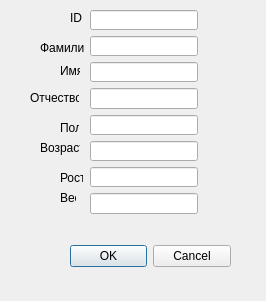
<?xml version="1.0" encoding="UTF-8"?>
<ui version="4.0">
 <class>Dialog</class>
 <widget class="QDialog" name="Dialog">
  <property name="geometry">
   <rect>
    <x>0</x>
    <y>0</y>
    <width>266</width>
    <height>301</height>
   </rect>
  </property>
  <property name="windowTitle">
   <string>Dialog</string>
  </property>
  <widget class="QDialogButtonBox" name="buttonBox">
   <property name="geometry">
    <rect>
     <x>70</x>
     <y>240</y>
     <width>161</width>
     <height>32</height>
    </rect>
   </property>
   <property name="orientation">
    <enum>Qt::Horizontal</enum>
   </property>
   <property name="standardButtons">
    <set>QDialogButtonBox::Cancel|QDialogButtonBox::Ok</set>
   </property>
  </widget>
  <widget class="QLabel" name="label">
   <property name="geometry">
    <rect>
     <x>70</x>
     <y>10</y>
     <width>16</width>
     <height>16</height>
    </rect>
   </property>
   <property name="text">
    <string>ID</string>
   </property>
  </widget>
  <widget class="QLabel" name="label_2">
   <property name="geometry">
    <rect>
     <x>40</x>
     <y>40</y>
     <width>44</width>
     <height>16</height>
    </rect>
   </property>
   <property name="text">
    <string>Фамилия</string>
   </property>
  </widget>
  <widget class="QLabel" name="label_3">
   <property name="geometry">
    <rect>
     <x>60</x>
     <y>60</y>
     <width>20</width>
     <height>21</height>
    </rect>
   </property>
   <property name="text">
    <string>Имя</string>
   </property>
  </widget>
  <widget class="QLabel" name="label_4">
   <property name="geometry">
    <rect>
     <x>30</x>
     <y>90</y>
     <width>49</width>
     <height>16</height>
    </rect>
   </property>
   <property name="text">
    <string>Отчество</string>
   </property>
  </widget>
  <widget class="QLabel" name="label_5">
   <property name="geometry">
    <rect>
     <x>60</x>
     <y>120</y>
     <width>19</width>
     <height>16</height>
    </rect>
   </property>
   <property name="text">
    <string>Пол</string>
   </property>
  </widget>
  <widget class="QLabel" name="label_6">
   <property name="geometry">
    <rect>
     <x>40</x>
     <y>140</y>
     <width>40</width>
     <height>16</height>
    </rect>
   </property>
   <property name="text">
    <string>Возраст</string>
   </property>
  </widget>
  <widget class="QLabel" name="label_7">
   <property name="geometry">
    <rect>
     <x>60</x>
     <y>170</y>
     <width>23</width>
     <height>16</height>
    </rect>
   </property>
   <property name="text">
    <string>Рост</string>
   </property>
  </widget>
  <widget class="QLabel" name="label_8">
   <property name="geometry">
    <rect>
     <x>60</x>
     <y>190</y>
     <width>16</width>
     <height>16</height>
    </rect>
   </property>
   <property name="text">
    <string>Вес</string>
   </property>
  </widget>
  <widget class="QWidget" name="">
   <property name="geometry">
    <rect>
     <x>90</x>
     <y>10</y>
     <width>141</width>
     <height>204</height>
    </rect>
   </property>
   <layout class="QFormLayout" name="formLayout">
    <item row="0" column="0">
     <widget class="QLineEdit" name="lineEdit"/>
    </item>
    <item row="1" column="0">
     <widget class="QLineEdit" name="lineEdit_2"/>
    </item>
    <item row="2" column="0">
     <widget class="QLineEdit" name="lineEdit_3"/>
    </item>
    <item row="3" column="0">
     <widget class="QLineEdit" name="lineEdit_4"/>
    </item>
    <item row="4" column="0">
     <widget class="QLineEdit" name="lineEdit_5"/>
    </item>
    <item row="5" column="0">
     <widget class="QLineEdit" name="lineEdit_6"/>
    </item>
    <item row="6" column="0">
     <widget class="QLineEdit" name="lineEdit_7"/>
    </item>
    <item row="7" column="0">
     <widget class="QLineEdit" name="lineEdit_8"/>
    </item>
   </layout>
  </widget>
 </widget>
 <resources/>
 <connections>
  <connection>
   <sender>buttonBox</sender>
   <signal>accepted()</signal>
   <receiver>Dialog</receiver>
   <slot>accept()</slot>
   <hints>
    <hint type="sourcelabel">
     <x>248</x>
     <y>254</y>
    </hint>
    <hint type="destinationlabel">
     <x>157</x>
     <y>274</y>
    </hint>
   </hints>
  </connection>
  <connection>
   <sender>buttonBox</sender>
   <signal>rejected()</signal>
   <receiver>Dialog</receiver>
   <slot>reject()</slot>
   <hints>
    <hint type="sourcelabel">
     <x>316</x>
     <y>260</y>
    </hint>
    <hint type="destinationlabel">
     <x>286</x>
     <y>274</y>
    </hint>
   </hints>
  </connection>
 </connections>
</ui>
